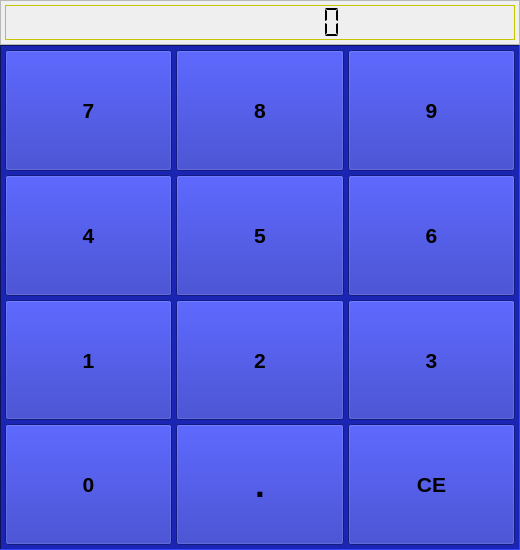
<?xml version="1.0" encoding="UTF-8"?>
<ui version="4.0">
 <class>NumPad</class>
 <widget class="QWidget" name="NumPad">
  <property name="geometry">
   <rect>
    <x>0</x>
    <y>0</y>
    <width>520</width>
    <height>550</height>
   </rect>
  </property>
  <property name="sizePolicy">
   <sizepolicy hsizetype="MinimumExpanding" vsizetype="MinimumExpanding">
    <horstretch>0</horstretch>
    <verstretch>0</verstretch>
   </sizepolicy>
  </property>
  <property name="minimumSize">
   <size>
    <width>0</width>
    <height>290</height>
   </size>
  </property>
  <property name="maximumSize">
   <size>
    <width>520</width>
    <height>550</height>
   </size>
  </property>
  <property name="windowTitle">
   <string notr="true">numkboard</string>
  </property>
  <layout class="QVBoxLayout">
   <property name="spacing">
    <number>0</number>
   </property>
   <property name="leftMargin">
    <number>0</number>
   </property>
   <property name="topMargin">
    <number>0</number>
   </property>
   <property name="rightMargin">
    <number>0</number>
   </property>
   <property name="bottomMargin">
    <number>0</number>
   </property>
   <item>
    <widget class="QFrame" name="displayFrame">
     <property name="sizePolicy">
      <sizepolicy hsizetype="Preferred" vsizetype="Minimum">
       <horstretch>0</horstretch>
       <verstretch>0</verstretch>
      </sizepolicy>
     </property>
     <property name="font">
      <font>
       <family>Nimbus Roman No9 l</family>
      </font>
     </property>
     <property name="frameShape">
      <enum>QFrame::StyledPanel</enum>
     </property>
     <property name="frameShadow">
      <enum>QFrame::Raised</enum>
     </property>
     <property name="lineWidth">
      <number>4</number>
     </property>
     <layout class="QHBoxLayout" name="displayLayout">
      <property name="spacing">
       <number>4</number>
      </property>
      <property name="leftMargin">
       <number>4</number>
      </property>
      <property name="topMargin">
       <number>4</number>
      </property>
      <property name="rightMargin">
       <number>4</number>
      </property>
      <property name="bottomMargin">
       <number>4</number>
      </property>
      <item>
       <widget class="QLCDNumber" name="lcd">
        <property name="sizePolicy">
         <sizepolicy hsizetype="Minimum" vsizetype="Minimum">
          <horstretch>0</horstretch>
          <verstretch>0</verstretch>
         </sizepolicy>
        </property>
        <property name="minimumSize">
         <size>
          <width>0</width>
          <height>35</height>
         </size>
        </property>
        <property name="palette">
         <palette>
          <active>
           <colorrole role="Button">
            <brush brushstyle="SolidPattern">
             <color alpha="255">
              <red>170</red>
              <green>170</green>
              <blue>127</blue>
             </color>
            </brush>
           </colorrole>
           <colorrole role="Base">
            <brush brushstyle="SolidPattern">
             <color alpha="255">
              <red>252</red>
              <green>252</green>
              <blue>252</blue>
             </color>
            </brush>
           </colorrole>
           <colorrole role="Window">
            <brush brushstyle="SolidPattern">
             <color alpha="255">
              <red>255</red>
              <green>255</green>
              <blue>0</blue>
             </color>
            </brush>
           </colorrole>
           <colorrole role="ToolTipBase">
            <brush brushstyle="SolidPattern">
             <color alpha="255">
              <red>255</red>
              <green>255</green>
              <blue>127</blue>
             </color>
            </brush>
           </colorrole>
           <colorrole role="ToolTipText">
            <brush brushstyle="SolidPattern">
             <color alpha="255">
              <red>0</red>
              <green>0</green>
              <blue>0</blue>
             </color>
            </brush>
           </colorrole>
          </active>
          <inactive>
           <colorrole role="Button">
            <brush brushstyle="SolidPattern">
             <color alpha="255">
              <red>170</red>
              <green>170</green>
              <blue>127</blue>
             </color>
            </brush>
           </colorrole>
           <colorrole role="Base">
            <brush brushstyle="SolidPattern">
             <color alpha="255">
              <red>252</red>
              <green>252</green>
              <blue>252</blue>
             </color>
            </brush>
           </colorrole>
           <colorrole role="Window">
            <brush brushstyle="SolidPattern">
             <color alpha="255">
              <red>255</red>
              <green>255</green>
              <blue>0</blue>
             </color>
            </brush>
           </colorrole>
           <colorrole role="ToolTipBase">
            <brush brushstyle="SolidPattern">
             <color alpha="255">
              <red>255</red>
              <green>255</green>
              <blue>127</blue>
             </color>
            </brush>
           </colorrole>
           <colorrole role="ToolTipText">
            <brush brushstyle="SolidPattern">
             <color alpha="255">
              <red>0</red>
              <green>0</green>
              <blue>0</blue>
             </color>
            </brush>
           </colorrole>
          </inactive>
          <disabled>
           <colorrole role="Button">
            <brush brushstyle="SolidPattern">
             <color alpha="255">
              <red>170</red>
              <green>170</green>
              <blue>127</blue>
             </color>
            </brush>
           </colorrole>
           <colorrole role="Base">
            <brush brushstyle="SolidPattern">
             <color alpha="255">
              <red>255</red>
              <green>255</green>
              <blue>0</blue>
             </color>
            </brush>
           </colorrole>
           <colorrole role="Window">
            <brush brushstyle="SolidPattern">
             <color alpha="255">
              <red>255</red>
              <green>255</green>
              <blue>0</blue>
             </color>
            </brush>
           </colorrole>
           <colorrole role="ToolTipBase">
            <brush brushstyle="SolidPattern">
             <color alpha="255">
              <red>255</red>
              <green>255</green>
              <blue>127</blue>
             </color>
            </brush>
           </colorrole>
           <colorrole role="ToolTipText">
            <brush brushstyle="SolidPattern">
             <color alpha="255">
              <red>0</red>
              <green>0</green>
              <blue>0</blue>
             </color>
            </brush>
           </colorrole>
          </disabled>
         </palette>
        </property>
        <property name="font">
         <font>
          <family>Nimbus Roman No9 l</family>
          <bold>true</bold>
         </font>
        </property>
        <property name="autoFillBackground">
         <bool>false</bool>
        </property>
        <property name="frameShape">
         <enum>QFrame::StyledPanel</enum>
        </property>
        <property name="frameShadow">
         <enum>QFrame::Raised</enum>
        </property>
        <property name="lineWidth">
         <number>1</number>
        </property>
        <property name="digitCount">
         <number>10</number>
        </property>
        <property name="segmentStyle">
         <enum>QLCDNumber::Flat</enum>
        </property>
       </widget>
      </item>
     </layout>
    </widget>
   </item>
   <item>
    <widget class="QFrame" name="buttonFrame">
     <property name="sizePolicy">
      <sizepolicy hsizetype="MinimumExpanding" vsizetype="MinimumExpanding">
       <horstretch>0</horstretch>
       <verstretch>0</verstretch>
      </sizepolicy>
     </property>
     <property name="palette">
      <palette>
       <active>
        <colorrole role="WindowText">
         <brush brushstyle="SolidPattern">
          <color alpha="255">
           <red>0</red>
           <green>0</green>
           <blue>0</blue>
          </color>
         </brush>
        </colorrole>
        <colorrole role="Button">
         <brush brushstyle="SolidPattern">
          <color alpha="255">
           <red>27</red>
           <green>37</green>
           <blue>179</blue>
          </color>
         </brush>
        </colorrole>
        <colorrole role="Light">
         <brush brushstyle="SolidPattern">
          <color alpha="255">
           <red>52</red>
           <green>65</green>
           <blue>255</blue>
          </color>
         </brush>
        </colorrole>
        <colorrole role="Midlight">
         <brush brushstyle="SolidPattern">
          <color alpha="255">
           <red>39</red>
           <green>51</green>
           <blue>217</blue>
          </color>
         </brush>
        </colorrole>
        <colorrole role="Dark">
         <brush brushstyle="SolidPattern">
          <color alpha="255">
           <red>13</red>
           <green>18</green>
           <blue>89</blue>
          </color>
         </brush>
        </colorrole>
        <colorrole role="Mid">
         <brush brushstyle="SolidPattern">
          <color alpha="255">
           <red>18</red>
           <green>24</green>
           <blue>119</blue>
          </color>
         </brush>
        </colorrole>
        <colorrole role="Text">
         <brush brushstyle="SolidPattern">
          <color alpha="255">
           <red>0</red>
           <green>0</green>
           <blue>0</blue>
          </color>
         </brush>
        </colorrole>
        <colorrole role="BrightText">
         <brush brushstyle="SolidPattern">
          <color alpha="255">
           <red>255</red>
           <green>255</green>
           <blue>255</blue>
          </color>
         </brush>
        </colorrole>
        <colorrole role="ButtonText">
         <brush brushstyle="SolidPattern">
          <color alpha="255">
           <red>0</red>
           <green>0</green>
           <blue>0</blue>
          </color>
         </brush>
        </colorrole>
        <colorrole role="Base">
         <brush brushstyle="SolidPattern">
          <color alpha="255">
           <red>255</red>
           <green>255</green>
           <blue>255</blue>
          </color>
         </brush>
        </colorrole>
        <colorrole role="Window">
         <brush brushstyle="SolidPattern">
          <color alpha="255">
           <red>27</red>
           <green>37</green>
           <blue>179</blue>
          </color>
         </brush>
        </colorrole>
        <colorrole role="Shadow">
         <brush brushstyle="SolidPattern">
          <color alpha="255">
           <red>0</red>
           <green>0</green>
           <blue>0</blue>
          </color>
         </brush>
        </colorrole>
        <colorrole role="AlternateBase">
         <brush brushstyle="SolidPattern">
          <color alpha="255">
           <red>141</red>
           <green>146</green>
           <blue>217</blue>
          </color>
         </brush>
        </colorrole>
        <colorrole role="ToolTipBase">
         <brush brushstyle="SolidPattern">
          <color alpha="255">
           <red>255</red>
           <green>255</green>
           <blue>220</blue>
          </color>
         </brush>
        </colorrole>
        <colorrole role="ToolTipText">
         <brush brushstyle="SolidPattern">
          <color alpha="255">
           <red>0</red>
           <green>0</green>
           <blue>0</blue>
          </color>
         </brush>
        </colorrole>
       </active>
       <inactive>
        <colorrole role="WindowText">
         <brush brushstyle="SolidPattern">
          <color alpha="255">
           <red>0</red>
           <green>0</green>
           <blue>0</blue>
          </color>
         </brush>
        </colorrole>
        <colorrole role="Button">
         <brush brushstyle="SolidPattern">
          <color alpha="255">
           <red>27</red>
           <green>37</green>
           <blue>179</blue>
          </color>
         </brush>
        </colorrole>
        <colorrole role="Light">
         <brush brushstyle="SolidPattern">
          <color alpha="255">
           <red>52</red>
           <green>65</green>
           <blue>255</blue>
          </color>
         </brush>
        </colorrole>
        <colorrole role="Midlight">
         <brush brushstyle="SolidPattern">
          <color alpha="255">
           <red>39</red>
           <green>51</green>
           <blue>217</blue>
          </color>
         </brush>
        </colorrole>
        <colorrole role="Dark">
         <brush brushstyle="SolidPattern">
          <color alpha="255">
           <red>13</red>
           <green>18</green>
           <blue>89</blue>
          </color>
         </brush>
        </colorrole>
        <colorrole role="Mid">
         <brush brushstyle="SolidPattern">
          <color alpha="255">
           <red>18</red>
           <green>24</green>
           <blue>119</blue>
          </color>
         </brush>
        </colorrole>
        <colorrole role="Text">
         <brush brushstyle="SolidPattern">
          <color alpha="255">
           <red>0</red>
           <green>0</green>
           <blue>0</blue>
          </color>
         </brush>
        </colorrole>
        <colorrole role="BrightText">
         <brush brushstyle="SolidPattern">
          <color alpha="255">
           <red>255</red>
           <green>255</green>
           <blue>255</blue>
          </color>
         </brush>
        </colorrole>
        <colorrole role="ButtonText">
         <brush brushstyle="SolidPattern">
          <color alpha="255">
           <red>0</red>
           <green>0</green>
           <blue>0</blue>
          </color>
         </brush>
        </colorrole>
        <colorrole role="Base">
         <brush brushstyle="SolidPattern">
          <color alpha="255">
           <red>255</red>
           <green>255</green>
           <blue>255</blue>
          </color>
         </brush>
        </colorrole>
        <colorrole role="Window">
         <brush brushstyle="SolidPattern">
          <color alpha="255">
           <red>27</red>
           <green>37</green>
           <blue>179</blue>
          </color>
         </brush>
        </colorrole>
        <colorrole role="Shadow">
         <brush brushstyle="SolidPattern">
          <color alpha="255">
           <red>0</red>
           <green>0</green>
           <blue>0</blue>
          </color>
         </brush>
        </colorrole>
        <colorrole role="AlternateBase">
         <brush brushstyle="SolidPattern">
          <color alpha="255">
           <red>141</red>
           <green>146</green>
           <blue>217</blue>
          </color>
         </brush>
        </colorrole>
        <colorrole role="ToolTipBase">
         <brush brushstyle="SolidPattern">
          <color alpha="255">
           <red>255</red>
           <green>255</green>
           <blue>220</blue>
          </color>
         </brush>
        </colorrole>
        <colorrole role="ToolTipText">
         <brush brushstyle="SolidPattern">
          <color alpha="255">
           <red>0</red>
           <green>0</green>
           <blue>0</blue>
          </color>
         </brush>
        </colorrole>
       </inactive>
       <disabled>
        <colorrole role="WindowText">
         <brush brushstyle="SolidPattern">
          <color alpha="255">
           <red>13</red>
           <green>18</green>
           <blue>89</blue>
          </color>
         </brush>
        </colorrole>
        <colorrole role="Button">
         <brush brushstyle="SolidPattern">
          <color alpha="255">
           <red>27</red>
           <green>37</green>
           <blue>179</blue>
          </color>
         </brush>
        </colorrole>
        <colorrole role="Light">
         <brush brushstyle="SolidPattern">
          <color alpha="255">
           <red>52</red>
           <green>65</green>
           <blue>255</blue>
          </color>
         </brush>
        </colorrole>
        <colorrole role="Midlight">
         <brush brushstyle="SolidPattern">
          <color alpha="255">
           <red>39</red>
           <green>51</green>
           <blue>217</blue>
          </color>
         </brush>
        </colorrole>
        <colorrole role="Dark">
         <brush brushstyle="SolidPattern">
          <color alpha="255">
           <red>13</red>
           <green>18</green>
           <blue>89</blue>
          </color>
         </brush>
        </colorrole>
        <colorrole role="Mid">
         <brush brushstyle="SolidPattern">
          <color alpha="255">
           <red>18</red>
           <green>24</green>
           <blue>119</blue>
          </color>
         </brush>
        </colorrole>
        <colorrole role="Text">
         <brush brushstyle="SolidPattern">
          <color alpha="255">
           <red>13</red>
           <green>18</green>
           <blue>89</blue>
          </color>
         </brush>
        </colorrole>
        <colorrole role="BrightText">
         <brush brushstyle="SolidPattern">
          <color alpha="255">
           <red>255</red>
           <green>255</green>
           <blue>255</blue>
          </color>
         </brush>
        </colorrole>
        <colorrole role="ButtonText">
         <brush brushstyle="SolidPattern">
          <color alpha="255">
           <red>13</red>
           <green>18</green>
           <blue>89</blue>
          </color>
         </brush>
        </colorrole>
        <colorrole role="Base">
         <brush brushstyle="SolidPattern">
          <color alpha="255">
           <red>27</red>
           <green>37</green>
           <blue>179</blue>
          </color>
         </brush>
        </colorrole>
        <colorrole role="Window">
         <brush brushstyle="SolidPattern">
          <color alpha="255">
           <red>27</red>
           <green>37</green>
           <blue>179</blue>
          </color>
         </brush>
        </colorrole>
        <colorrole role="Shadow">
         <brush brushstyle="SolidPattern">
          <color alpha="255">
           <red>0</red>
           <green>0</green>
           <blue>0</blue>
          </color>
         </brush>
        </colorrole>
        <colorrole role="AlternateBase">
         <brush brushstyle="SolidPattern">
          <color alpha="255">
           <red>27</red>
           <green>37</green>
           <blue>179</blue>
          </color>
         </brush>
        </colorrole>
        <colorrole role="ToolTipBase">
         <brush brushstyle="SolidPattern">
          <color alpha="255">
           <red>255</red>
           <green>255</green>
           <blue>220</blue>
          </color>
         </brush>
        </colorrole>
        <colorrole role="ToolTipText">
         <brush brushstyle="SolidPattern">
          <color alpha="255">
           <red>0</red>
           <green>0</green>
           <blue>0</blue>
          </color>
         </brush>
        </colorrole>
       </disabled>
      </palette>
     </property>
     <property name="autoFillBackground">
      <bool>true</bool>
     </property>
     <property name="frameShape">
      <enum>QFrame::Panel</enum>
     </property>
     <property name="frameShadow">
      <enum>QFrame::Sunken</enum>
     </property>
     <layout class="QGridLayout" name="buttonLayout">
      <property name="leftMargin">
       <number>4</number>
      </property>
      <property name="topMargin">
       <number>4</number>
      </property>
      <property name="rightMargin">
       <number>4</number>
      </property>
      <property name="bottomMargin">
       <number>4</number>
      </property>
      <property name="spacing">
       <number>4</number>
      </property>
      <item row="2" column="2">
       <widget class="QPushButton" name="button_3">
        <property name="sizePolicy">
         <sizepolicy hsizetype="Expanding" vsizetype="Expanding">
          <horstretch>0</horstretch>
          <verstretch>0</verstretch>
         </sizepolicy>
        </property>
        <property name="font">
         <font>
          <pointsize>16</pointsize>
          <bold>true</bold>
         </font>
        </property>
        <property name="text">
         <string>3</string>
        </property>
       </widget>
      </item>
      <item row="0" column="0">
       <widget class="QPushButton" name="button_7">
        <property name="sizePolicy">
         <sizepolicy hsizetype="Expanding" vsizetype="Expanding">
          <horstretch>0</horstretch>
          <verstretch>0</verstretch>
         </sizepolicy>
        </property>
        <property name="font">
         <font>
          <pointsize>16</pointsize>
          <bold>true</bold>
         </font>
        </property>
        <property name="text">
         <string>7</string>
        </property>
       </widget>
      </item>
      <item row="3" column="2">
       <widget class="QPushButton" name="button_ce">
        <property name="sizePolicy">
         <sizepolicy hsizetype="Expanding" vsizetype="Expanding">
          <horstretch>0</horstretch>
          <verstretch>0</verstretch>
         </sizepolicy>
        </property>
        <property name="font">
         <font>
          <pointsize>16</pointsize>
          <bold>true</bold>
         </font>
        </property>
        <property name="text">
         <string>CE</string>
        </property>
       </widget>
      </item>
      <item row="1" column="1">
       <widget class="QPushButton" name="button_5">
        <property name="sizePolicy">
         <sizepolicy hsizetype="Expanding" vsizetype="Expanding">
          <horstretch>0</horstretch>
          <verstretch>0</verstretch>
         </sizepolicy>
        </property>
        <property name="font">
         <font>
          <pointsize>16</pointsize>
          <bold>true</bold>
         </font>
        </property>
        <property name="text">
         <string>5</string>
        </property>
       </widget>
      </item>
      <item row="0" column="1">
       <widget class="QPushButton" name="button_8">
        <property name="sizePolicy">
         <sizepolicy hsizetype="Expanding" vsizetype="Expanding">
          <horstretch>0</horstretch>
          <verstretch>0</verstretch>
         </sizepolicy>
        </property>
        <property name="font">
         <font>
          <pointsize>16</pointsize>
          <bold>true</bold>
         </font>
        </property>
        <property name="text">
         <string>8</string>
        </property>
       </widget>
      </item>
      <item row="2" column="0">
       <widget class="QPushButton" name="button_1">
        <property name="sizePolicy">
         <sizepolicy hsizetype="Expanding" vsizetype="Expanding">
          <horstretch>0</horstretch>
          <verstretch>0</verstretch>
         </sizepolicy>
        </property>
        <property name="font">
         <font>
          <pointsize>16</pointsize>
          <bold>true</bold>
         </font>
        </property>
        <property name="text">
         <string>1</string>
        </property>
       </widget>
      </item>
      <item row="3" column="1">
       <widget class="QPushButton" name="button_dot">
        <property name="sizePolicy">
         <sizepolicy hsizetype="Expanding" vsizetype="Expanding">
          <horstretch>0</horstretch>
          <verstretch>0</verstretch>
         </sizepolicy>
        </property>
        <property name="font">
         <font>
          <pointsize>26</pointsize>
          <bold>true</bold>
         </font>
        </property>
        <property name="text">
         <string>.</string>
        </property>
       </widget>
      </item>
      <item row="1" column="0">
       <widget class="QPushButton" name="button_4">
        <property name="sizePolicy">
         <sizepolicy hsizetype="Expanding" vsizetype="Expanding">
          <horstretch>0</horstretch>
          <verstretch>0</verstretch>
         </sizepolicy>
        </property>
        <property name="font">
         <font>
          <pointsize>16</pointsize>
          <bold>true</bold>
         </font>
        </property>
        <property name="text">
         <string>4</string>
        </property>
       </widget>
      </item>
      <item row="1" column="2">
       <widget class="QPushButton" name="button_6">
        <property name="sizePolicy">
         <sizepolicy hsizetype="Expanding" vsizetype="Expanding">
          <horstretch>0</horstretch>
          <verstretch>0</verstretch>
         </sizepolicy>
        </property>
        <property name="font">
         <font>
          <pointsize>16</pointsize>
          <bold>true</bold>
         </font>
        </property>
        <property name="text">
         <string>6</string>
        </property>
       </widget>
      </item>
      <item row="0" column="2">
       <widget class="QPushButton" name="button_9">
        <property name="sizePolicy">
         <sizepolicy hsizetype="Expanding" vsizetype="Expanding">
          <horstretch>0</horstretch>
          <verstretch>0</verstretch>
         </sizepolicy>
        </property>
        <property name="font">
         <font>
          <pointsize>16</pointsize>
          <bold>true</bold>
         </font>
        </property>
        <property name="text">
         <string>9</string>
        </property>
       </widget>
      </item>
      <item row="2" column="1">
       <widget class="QPushButton" name="button_2">
        <property name="sizePolicy">
         <sizepolicy hsizetype="Expanding" vsizetype="Expanding">
          <horstretch>0</horstretch>
          <verstretch>0</verstretch>
         </sizepolicy>
        </property>
        <property name="font">
         <font>
          <pointsize>16</pointsize>
          <bold>true</bold>
         </font>
        </property>
        <property name="text">
         <string>2</string>
        </property>
       </widget>
      </item>
      <item row="3" column="0">
       <widget class="QPushButton" name="button_0">
        <property name="sizePolicy">
         <sizepolicy hsizetype="Expanding" vsizetype="Expanding">
          <horstretch>0</horstretch>
          <verstretch>0</verstretch>
         </sizepolicy>
        </property>
        <property name="font">
         <font>
          <pointsize>16</pointsize>
          <bold>true</bold>
         </font>
        </property>
        <property name="text">
         <string>0</string>
        </property>
       </widget>
      </item>
     </layout>
    </widget>
   </item>
  </layout>
 </widget>
 <layoutdefault spacing="6" margin="11"/>
 <resources/>
 <connections/>
</ui>
